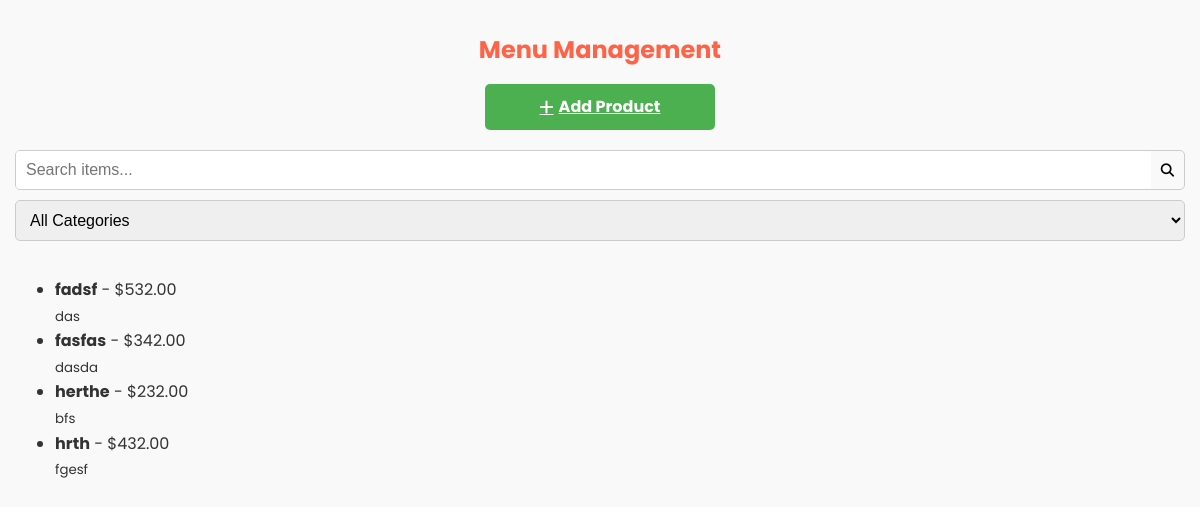
Page /menu_management/ (signed in) on the earlier database version.
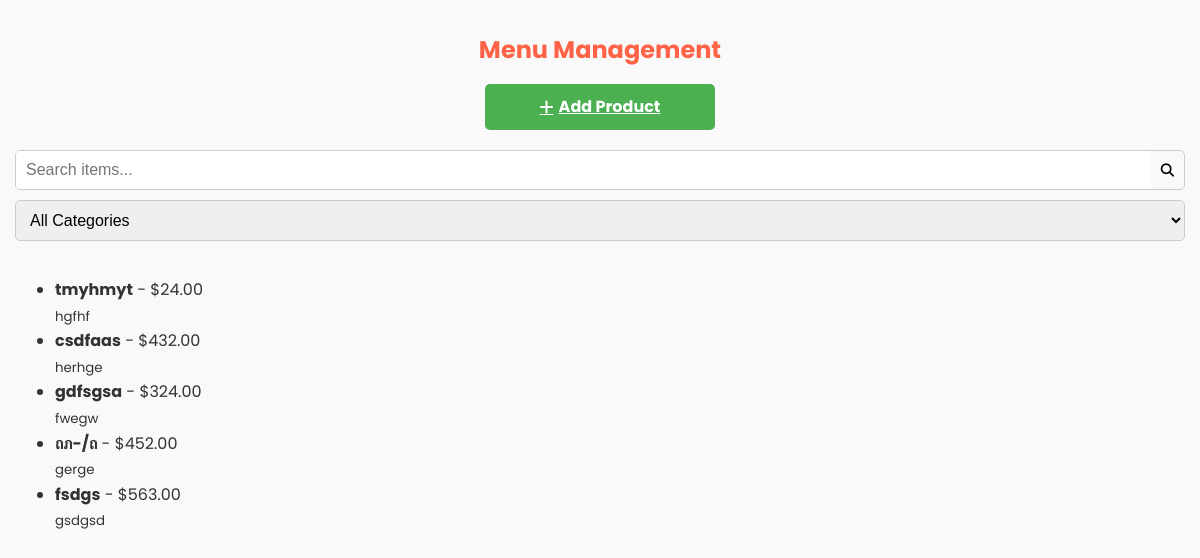
Same page on the later database version.
### managementapp/models.py (models this page shows, shortened)
class MenuItem(models.Model):
    CATEGORY_CHOICES = [
        ('Recommend', 'Recommend'),
        ('Food', 'Food'),
        ('Appetizer', 'Appetizer'),
        ('Drink', 'Drink'),
        ('Dessert', 'Dessert'),
    ]
    name = models.CharField(max_length=100)
    description = models.TextField()
    price = models.DecimalField(max_digits=6, decimal_places=2)
    available = models.BooleanField(default=True)
    category = models.CharField(max_length=20, choices=CATEGORY_CHOICES, default='Food')
    image = models.ImageField(upload_to='menu_items/', blank=True, null=True)

### managementapp/views.py (the view)
# urls.py: path('menu_management/', views.menu_management, name='menu_management'),
@login_required
def menu_management(request):
    menu_items = MenuItem.objects.all()  # Fetch all menu items
    context = {
        'menu_items': menu_items,  # Pass the menu items to the template
    }
    return render(request, 'managementapp/menu_management.html', context)

### managementapp/templates/managementapp/menu_management.html (shortened to what this page needs)
{% load static %}
<!DOCTYPE html>
<html lang="en">
<head>
    <link rel="stylesheet" href="{% static 'style_menu_management.css' %}" type="text/css">
    <link rel="stylesheet" href="https://cdnjs.cloudflare.com/ajax/libs/font-awesome/6.4.0/css/all.min.css">
</head>
<body>
    <div class="container menu-management">
        <div class="management-header">
            <h1>Menu Management</h1>
            <a href="{% url 'add_product' %}" class="add-product-btn">
                <i class="fas fa-plus"></i> Add Product
            </a>
        </div>
        <div class="filter-section">
            <div class="search-bar">
                <input type="text" placeholder="Search items..." id="search-input">
                <button class="search-icon" id="search-button">
                    <i class="fas fa-search"></i>
                </button>
            </div>
            <select class="category-select" id="category-select">
                <option value="">All Categories</option>
            </select>
        </div>
        <div id="menu-list" class="menu-items-list">
            {% if menu_items %}
                <ul>
                    {% for item in menu_items %}
                        <li>
                            <strong>{{ item.name }}</strong> - ${{ item.price }} <br>
                            <small>{{ item.description }}</small>
                        </li>
                    {% endfor %}
                </ul>
            {% else %}
                <p>No menu items available.</p>
            {% endif %}
        </div>
    </div>
</body>
</html>

Differences in the rows shown:
removed MenuItem: name "fadsf", price "532.00", description "das"
removed MenuItem: name "fasfas", price "342.00", description "dasda"
removed MenuItem: name "herthe", price "232.00", description "bfs"
removed MenuItem: name "hrth", price "432.00", description "fgesf"
added MenuItem: name "tmyhmyt", price "24.00", description "hgfhf"
added MenuItem: name "csdfaas", price "432.00", description "herhge"
added MenuItem: name "gdfsgsa", price "324.00", description "fwegw"
added MenuItem: name "ถภ-/ถ", price "452.00", description "gerge"
added MenuItem: name "fsdgs", price "563.00", description "gsdgsd"
